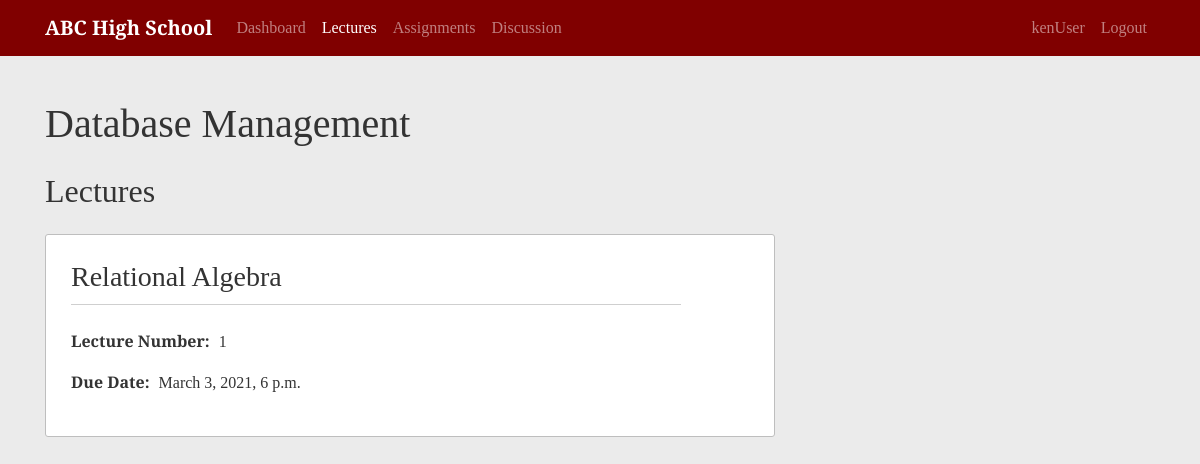
The app's page /course/1/lectures/ (signed in), older data.
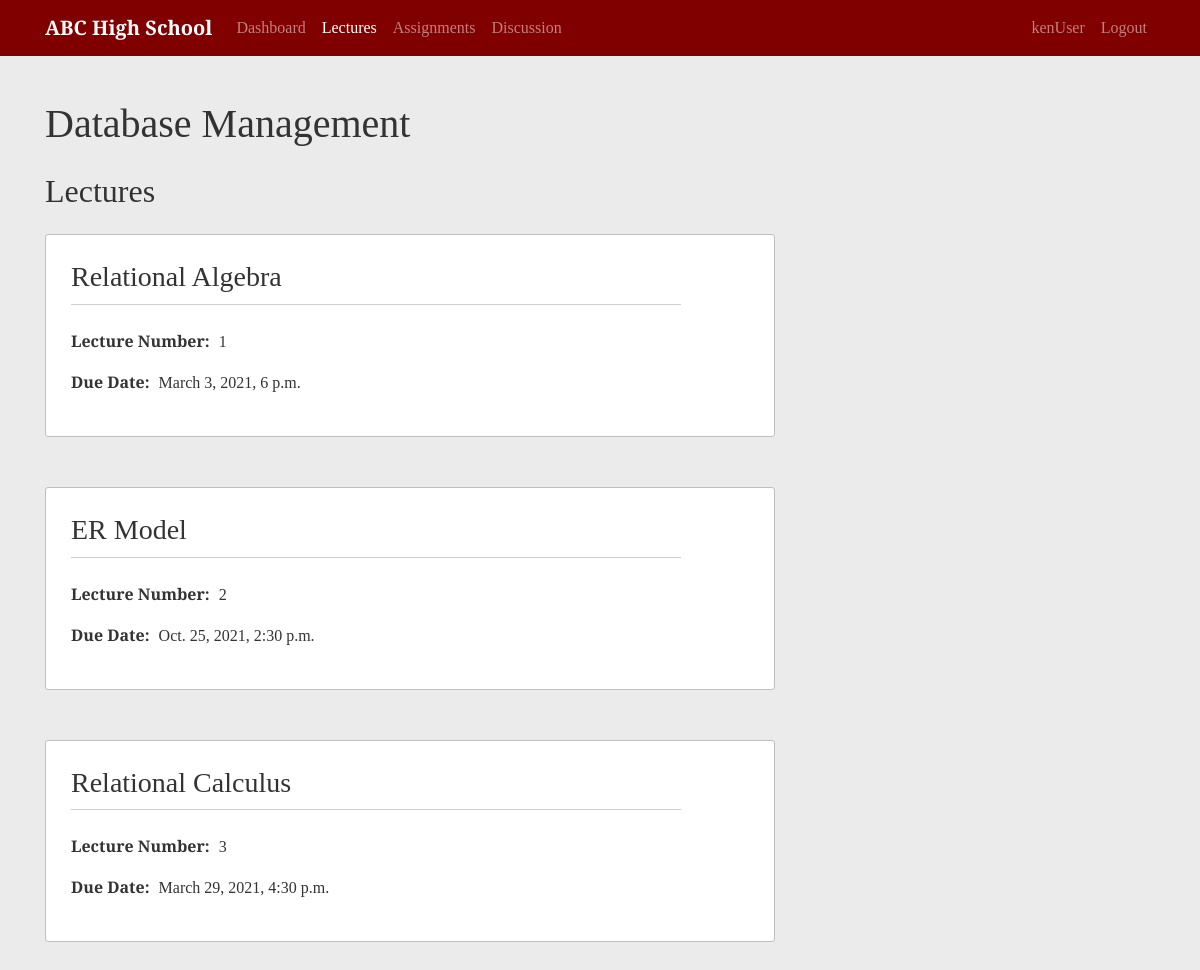
The same page, newer data.
### school/models.py (models this page shows, shortened)
class Lecture(models.Model):
    lecture_title = models.CharField(max_length=255, blank=True)
    course = models.ForeignKey(Course, on_delete=models.CASCADE)
    due_date = models.DateTimeField()
    lecture_number = models.PositiveIntegerField()
    content = models.FileField(upload_to='file_uploads', null=True)
    class Meta:
        unique_together = ['course', 'lecture_number']

### school/views.py (the view, shortened to what this page needs)
# urls.py: path('course/<int:course_id>/lectures/', LectureListView.as_view(), name='lecture-list'),
class LectureListView(LoginRequiredMixin, UserPassesTestMixin, ListView):
    model = Lecture
    template_name = 'school/lecture.html'
    context_object_name = 'lectures'
    def get_queryset(self):
        user = self.request.user
        queryset = {}
        course = get_object_or_404(Course, id=self.kwargs.get('course_id'))
        instructor = Instructor.objects.filter(user=user).first()
        queryset['lecture_list']= Lecture.objects.filter(course=course)
        queryset['course'] = course
        queryset['instructor'] = instructor
        return queryset
    def test_func(self):
        user = self.request.user
        student = Student.objects.filter(user=user).first()
        course_id = self.kwargs.get('course_id')
        course = get_object_or_404(Course, id=self.kwargs.get('course_id'))
        if student:
            if EnrolledIn.objects.filter(student=student, course=course_id).exists():
                return True
            if AssistsIn.objects.filter(student=student, course=course_id).exists():
                return True

### school/templates/school/lecture.html (shortened to what this page needs)
{% extends "school/course.html" %}
{% block content %}
<h1 class="mb-4">{{lectures.course.course_name}}</h1>
  {% if not lectures.lecture_list %}
    <p class="lead">Lectures have not been posted</p>
    {% else %}
    <h2 class="mb-4">Lectures</h2>
    {% for lecture in lectures.lecture_list %}
      <article class="content-section">
        <h3 class="content-title"><a class="title-link" href="{% url 'lecture-detail' view.kwargs.course_id lecture.id %}">{{ lecture.lecture_title }}</a></h3>
        <p>
          <span class="data-title">Lecture Number:</span>
          <span class="data-content">{{ lecture.lecture_number }}</span>
        </p>
        <p>
          <span class="data-title">Due Date:</span>
          <span class="data-content">{{ lecture.due_date }}</span>
        </p>
      </article>
    {% endfor %}
  {% endif %}
  {% endblock content %}

Row changes from the older to the newer data that the page shows:
added Lecture: lecture_title "ER Model", lecture_number "2", due_date "Oct. 25, 2021, 2:30 p.m."
added Lecture: lecture_title "Relational Calculus", lecture_number "3", due_date "March 29, 2021, 4:30 p.m."
